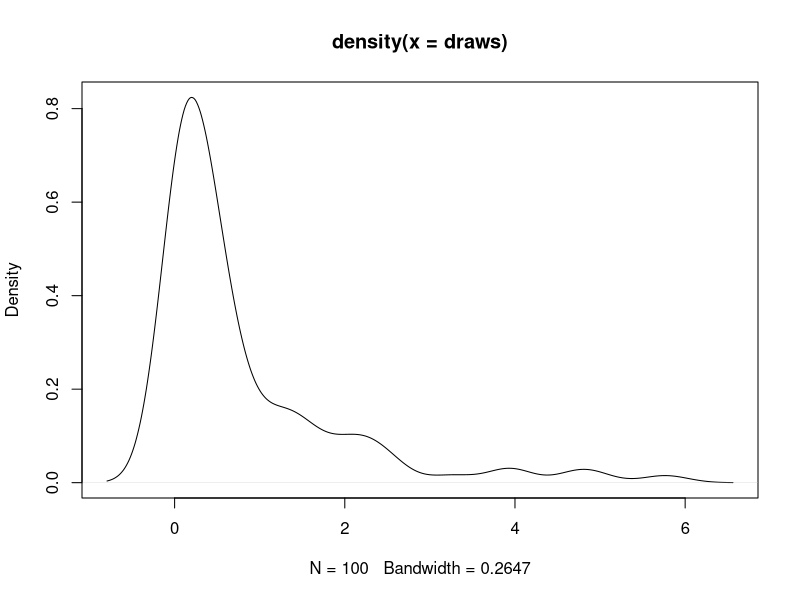
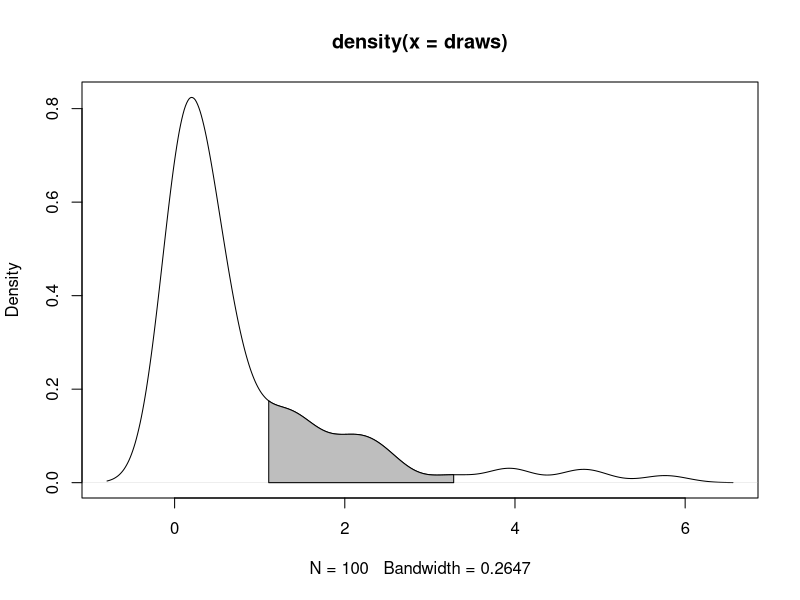
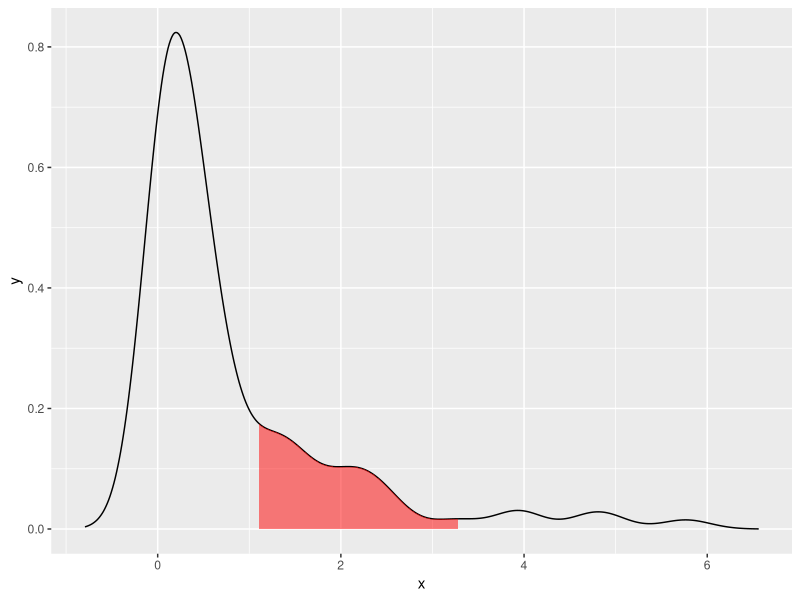

Recreate these plots in R, in order.
## ---- chunk 1
set.seed(1)
draws <- rnorm(100)^2
dens <- density(draws)
plot(dens)
## ---- chunk 2
q75 <- quantile(draws, .75)
q95 <- quantile(draws, .95)
## ---- chunk 3
x1 <- min(which(dens$x >= q75))
x2 <- max(which(dens$x < q95))
plot(dens)
with(dens, polygon(x = c(x[c(x1, x1:x2, x2)]), y = c(0, y[x1:x2], 0), col = "gray"))
## ---- chunk 4
dd <- with(dens, data.frame(x, y))
library(ggplot2)
qplot(x, y, data = dd, geom = "line") +
    geom_ribbon(
        data = subset(dd, x > q75 & x < q95),
        aes(ymax = y),
        ymin = 0,
        fill = "red",
        colour = NA,
        alpha = 0.5
    )
